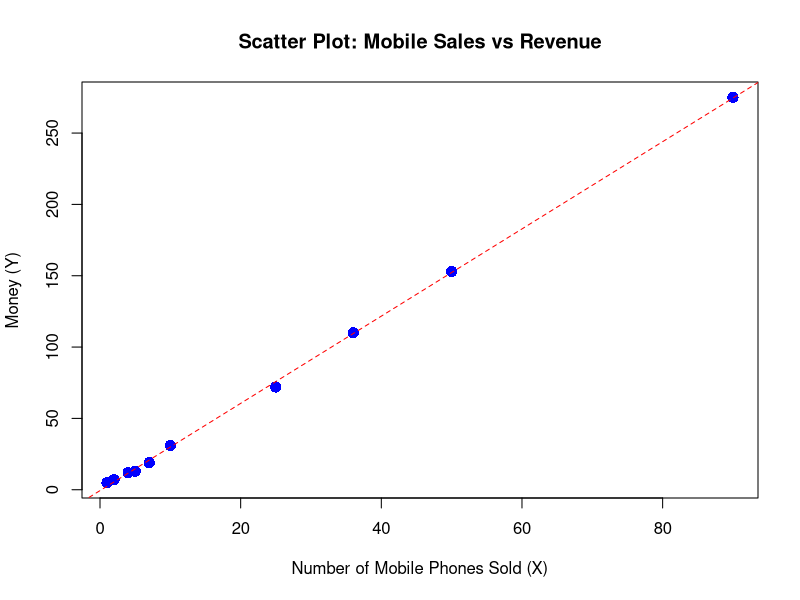

Generate this figure with R:
X <- c(4, 1, 5, 7, 10, 2, 50, 25, 90, 36)
Y <- c(12, 5, 13, 19, 31, 7, 153, 72, 275, 110)

plot(X, Y, col = "blue", pch = 16, cex = 1.5,
     xlab = "Number of Mobile Phones Sold (X)",
     ylab = "Money (Y)",
     main = "Scatter Plot: Mobile Sales vs Revenue")
abline(lm(Y ~ X), col = "red", lty = 2) # Adding Trendline
